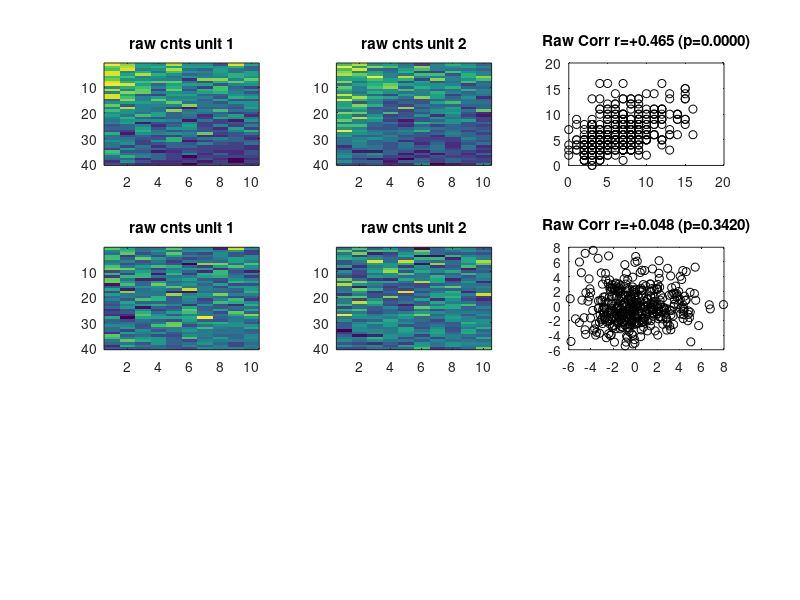

Source code (MATLAB):
function example_remove_correlations

%********* sample code to remove slow trends and trial averages

T = 40;  % number of trials
B = 10;  % number of time bins
Binsize = 100; % time in ms

%****** time trend ************
x = 1:B;
mrate = 1 + exp( -(0.25*x));  % exponential decay from onset response
xt = 1:T
trate = 1.5 - (xt/T);   % linear drop in rate over session
baserate = 0.05;  % prob of spiking per ms, this would be 50hz  

%***** generate data with trends ************
spcnts = cell(1,2);
for k = 1:2
   spcnts{1,k} = zeros(T,B); 
   for  ib = 1:B
       for it = 1:T
          rate = mrate(ib)*trate(it)*baserate;
          cnt = 0;
          for i = 1:Binsize
             if (rand < rate)
                 cnt = cnt + 1;
             end
          end
          spcnts{1,k}(it,ib) = cnt;
       end
   end  
end

%********** plot sample rates ************
figure;
subplot(3,3,1);
imagesc(spcnts{1,1});
title('raw cnts unit 1');
subplot(3,3,2);
imagesc(spcnts{1,2});
title('raw cnts unit 2');
subplot(3,3,3);
s1 = reshape(spcnts{1,1},[1 (T*B)]);
s2 = reshape(spcnts{1,2},[1 (T*B)]);
[r,p] = corrcoef(s1,s2);
plot(s1,s2,'ko');
title(sprintf('Raw Corr r=%+5.3f (p=%6.4f)',r(1,2),p(1,2)));

%*********** now implement normalization for slow and trial locked trends
for k = 1:2
   %********* first normalize out time locked trial trend
   bmean = mean( spcnts{1,k} );  % 1 to B values
   for i = 1:B
       spcnts{1,k}(:,i) = spcnts{1,k}(:,i) - bmean(i);
   end
   
   
   %******** second, compute Gauss weighted smoothing over trials
   tmean = mean( spcnts{1,k}' );  % 1 to T values
   gwin = 5;
   for it = 1:T
       ia = it - (2*gwin);
       if (ia < 1)
           ia = 1;
       end
       ib = it + (2*gwin);
       if (ib > T)
           ib = T;
       end
       sum = 0;
       norm = 0;
       for z = ia:ib
           weight = exp( -0.5*((it-z)*(it-z))/(gwin*gwin));
           sum = sum + (tmean(z)*weight);
           norm = norm + weight;
       end
       sum = sum / norm;
       gtmean(it) = sum;
   end
      %****** and subtract Gauss smoothed mean
   for i = 1:T
       spcnts{1,k}(i,:) = spcnts{1,k}(i,:) - gtmean(i);
   end
   %**********************************
end

%********** now show plots again, are slow trends removed???
%********** if so the units should be uncorrelated
subplot(3,3,4);
imagesc(spcnts{1,1});
title('raw cnts unit 1');
subplot(3,3,5);
imagesc(spcnts{1,2});
title('raw cnts unit 2');
subplot(3,3,6);
s1 = reshape(spcnts{1,1},[1 (T*B)]);
s2 = reshape(spcnts{1,2},[1 (T*B)]);
[r,p] = corrcoef(s1,s2);
plot(s1,s2,'ko');
title(sprintf('Raw Corr r=%+5.3f (p=%6.4f)',r(1,2),p(1,2)));



return;

